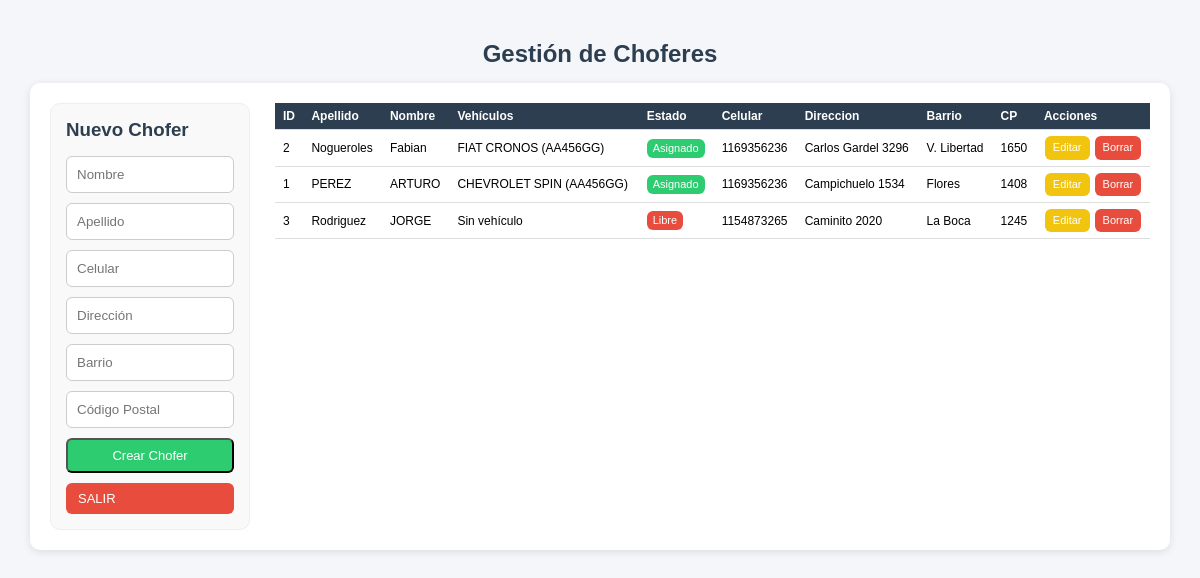
Page /php/00_administracion/choferes/listado_choferes.php (signed in) on the earlier database version.
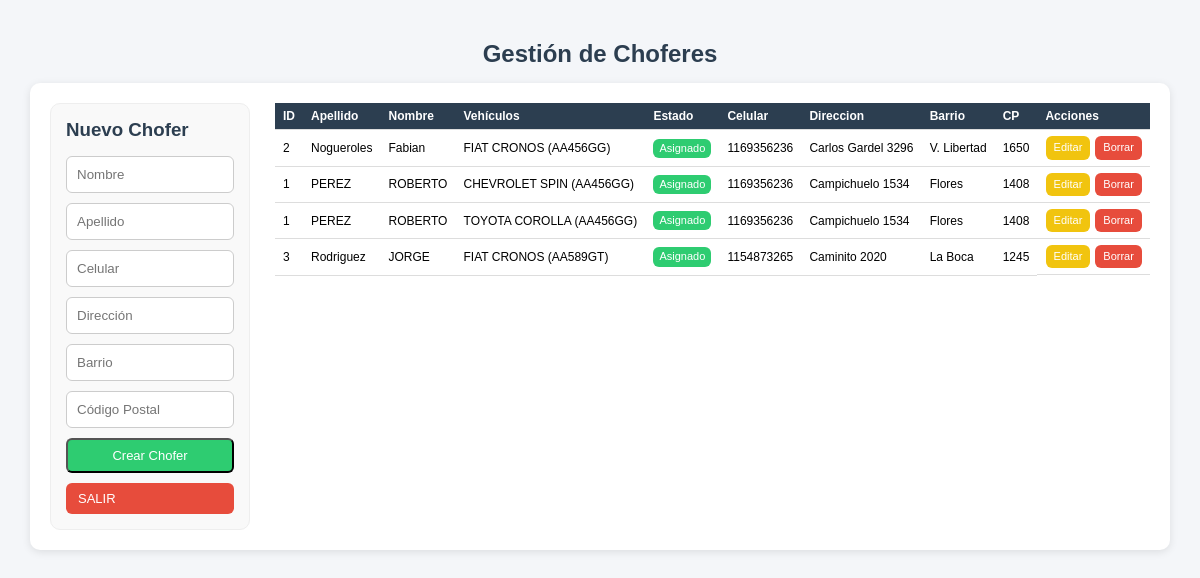
Same page on the later database version.
### tables this page shows
CREATE TABLE `choferes` (
  `id` int(11) NOT NULL,
  `nombre` varchar(100) NOT NULL,
  `apellido` varchar(100) NOT NULL,
  `cel` int(10) NOT NULL,
  `dir` varchar(30) NOT NULL,
  `barrio` varchar(20) NOT NULL,
  `cp` int(4) NOT NULL,
  `id_vehiculo` int(11) DEFAULT NULL,
  `user_id` int(11) NOT NULL
);

CREATE TABLE `vehiculos` (
  `id` int(11) NOT NULL,
  `categoria` varchar(15) NOT NULL,
  `marca` varchar(50) NOT NULL,
  `modelo` varchar(50) NOT NULL,
  `patente` varchar(20) DEFAULT NULL,
  `estado` varchar(20) NOT NULL,
  `color` varchar(20) NOT NULL,
  `id_chofer` int(4) DEFAULT NULL
);

### funciones/funciones.php (called while the page is built, shortened)
<?php
function conexion()
{
    $host = 'localhost';
    $db   = 'app_viajes';
    $user = 'root';
    $pass = 'belgrado';
    try {
        $dsn = "mysql:host=$host;dbname=$db;charset=utf8mb4";
        $conn = new PDO($dsn, $user, $pass, [
            PDO::ATTR_ERRMODE => PDO::ERRMODE_EXCEPTION,
            PDO::ATTR_DEFAULT_FETCH_MODE => PDO::FETCH_ASSOC,
            PDO::MYSQL_ATTR_INIT_COMMAND => "SET NAMES utf8mb4"
        ]);
        return $conn;
    } catch (PDOException $e) {
        echo "Error de conexión: " . $e->getMessage();
    }
}
?>
<?php
function obtenerChoferes()
{
    $pdo = conexion();
    $sql = "SELECT c.*,
                   v.patente,
                   v.marca,
                   v.modelo
            FROM choferes c
            LEFT JOIN vehiculos v ON c.id = v.id_chofer
            ORDER BY c.apellido ASC, c.nombre ASC";
    return $pdo->query($sql)->fetchAll(PDO::FETCH_ASSOC);
}

### php/00_administracion/choferes/listado_choferes.php (the view, shortened to what the changed rows need)
<?php
include_once "../../../funciones/funciones.php";
$choferes = obtenerChoferes();
?>
<!DOCTYPE html>
<html lang="es">
<head>
    <link rel="stylesheet" href="../../../css/estilos.css">
</head>
<body>
    <div class="container">
        <h2 class="text-center">Gestión de Choferes</h2>
        <div class="card operadores-layout">
            <div class="col-tabla">
                <table class="table">
                    <thead>
                        <tr>
                            <th>ID</th>
                            <th>Apellido</th>
                            <th>Nombre</th>
                            <th>Vehículos</th>
                            <th>Estado</th>
                            <th>Celular</th>
                            <th>Direccion</th>
                            <th>Barrio</th>
                            <th>CP</th>
                            <th>Acciones</th>
                        </tr>
                    </thead>
                    <tbody>
                        <?php if (count($choferes) > 0): ?>
                            <?php foreach ($choferes as $c): ?>
                                <tr>
                                    <td><?php echo $c['id']; ?></td>
                                    <td><?php echo htmlspecialchars($c['apellido']); ?></td>
                                    <td><?php echo htmlspecialchars($c['nombre']); ?></td>
                                    <td>
                                        <?php if (!empty($c['patente'])): ?>
                                            <?php echo htmlspecialchars($c['marca'] . ' ' . $c['modelo'] . ' (' . $c['patente'] . ')'); ?>
                                        <?php else: ?>
                                            Sin vehículo
                                        <?php endif; ?>
                                    </td>
                                    <td>
                                        <?php if (!empty($c['patente'])): ?>
                                            <span class="badge badge-success">Asignado</span>
                                        <?php else: ?>
                                            <span class="badge badge-danger">Libre</span>
                                        <?php endif; ?>
                                    </td>
                                    <td><?php echo htmlspecialchars($c['cel']); ?></td>
                                    <td><?php echo htmlspecialchars($c['dir']); ?></td>
                                    <td><?php echo htmlspecialchars($c['barrio']); ?></td>
                                    <td><?php echo htmlspecialchars($c['cp']); ?></td>
                                    <td>
                                        <a href="?editar=<?php echo $c['id']; ?>" class="btn btn-warning">Editar</a>
                                        <a href="?borrar=<?php echo $c['id']; ?>"
                                            class="btn btn-danger"
                                            onclick="return confirm('¿Eliminar chofer?')">
                                            Borrar
                                        </a>
                                    </td>
                                </tr>
                            <?php endforeach; ?>
                        <?php else: ?>
                            <tr>
                                <td colspan="5">No hay choferes.</td>
                            </tr>
                        <?php endif; ?>
                    </tbody>
                </table>
            </div>
        </div>
    </div>
</body>
</html>

Differences in the rows shown:
now on one of the page's lists (row edited): choferes: id "1", apellido "PEREZ", nombre "ROBERTO", vehiculos.marca+modelo+patente "TOYOTA COROLLA (AA456GG)", cel "1169356236", dir "Campichuelo 1534", barrio "Flores", cp "1408"
changed choferes "PEREZ": nombre "ARTURO" → "ROBERTO"
changed choferes "Rodriguez": vehiculos.marca+modelo+patente (not shown) → "FIAT CRONOS (AA589GT)"; text "Sin vehículo Libre" → "Asignado"
